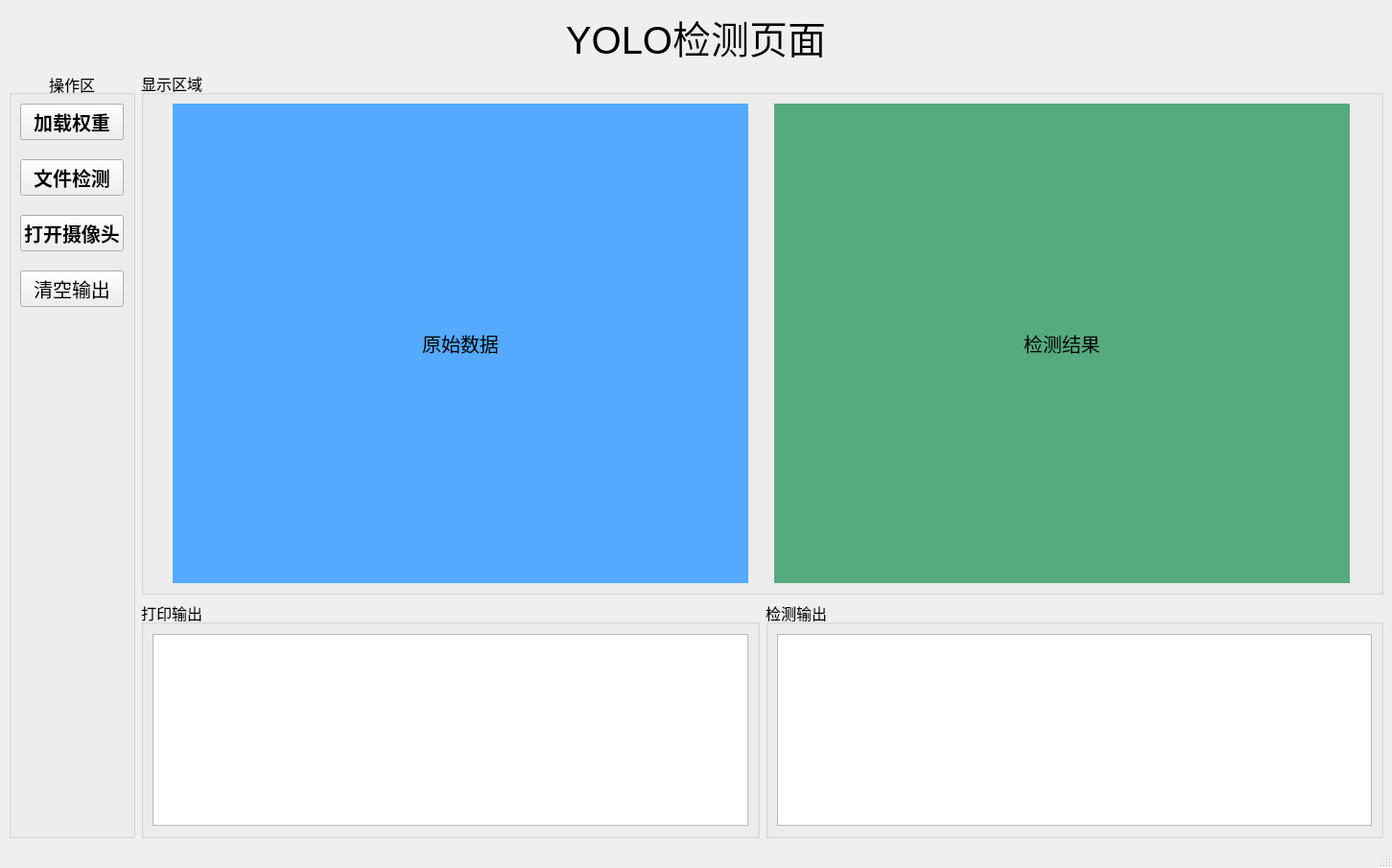
<?xml version="1.0" encoding="UTF-8"?>
<ui version="4.0">
 <class>MainWindow</class>
 <widget class="QMainWindow" name="MainWindow">
  <property name="geometry">
   <rect>
    <x>0</x>
    <y>0</y>
    <width>1451</width>
    <height>903</height>
   </rect>
  </property>
  <property name="windowTitle">
   <string>MainWindow</string>
  </property>
  <widget class="QWidget" name="centralwidget">
   <layout class="QVBoxLayout" name="verticalLayout_2">
    <item>
     <layout class="QHBoxLayout" name="horizontalLayout">
      <item>
       <widget class="QLabel" name="title_windows">
        <property name="minimumSize">
         <size>
          <width>0</width>
          <height>0</height>
         </size>
        </property>
        <property name="maximumSize">
         <size>
          <width>16777215</width>
          <height>100</height>
         </size>
        </property>
        <property name="font">
         <font>
          <pointsize>30</pointsize>
         </font>
        </property>
        <property name="text">
         <string>YOLO检测页面</string>
        </property>
        <property name="alignment">
         <set>Qt::AlignCenter</set>
        </property>
       </widget>
      </item>
     </layout>
    </item>
    <item>
     <layout class="QHBoxLayout" name="horizontalLayout_2">
      <item>
       <widget class="QGroupBox" name="groupBox">
        <property name="minimumSize">
         <size>
          <width>0</width>
          <height>800</height>
         </size>
        </property>
        <property name="maximumSize">
         <size>
          <width>200</width>
          <height>16777215</height>
         </size>
        </property>
        <property name="font">
         <font>
          <pointsize>12</pointsize>
         </font>
        </property>
        <property name="title">
         <string>操作区</string>
        </property>
        <property name="alignment">
         <set>Qt::AlignCenter</set>
        </property>
        <layout class="QVBoxLayout" name="verticalLayout">
         <property name="spacing">
          <number>20</number>
         </property>
         <item>
          <widget class="QPushButton" name="button_weights">
           <property name="font">
            <font>
             <pointsize>15</pointsize>
             <weight>75</weight>
             <bold>true</bold>
            </font>
           </property>
           <property name="cursor">
            <cursorShape>PointingHandCursor</cursorShape>
           </property>
           <property name="text">
            <string>加载权重</string>
           </property>
           <property name="icon">
            <iconset>
             <normaloff>resource/model.png</normaloff>resource/model.png</iconset>
           </property>
          </widget>
         </item>
         <item>
          <widget class="QPushButton" name="button_file">
           <property name="font">
            <font>
             <pointsize>15</pointsize>
             <weight>75</weight>
             <bold>true</bold>
            </font>
           </property>
           <property name="cursor">
            <cursorShape>PointingHandCursor</cursorShape>
           </property>
           <property name="text">
            <string>文件检测</string>
           </property>
           <property name="icon">
            <iconset>
             <normaloff>resource/file.png</normaloff>resource/file.png</iconset>
           </property>
          </widget>
         </item>
         <item>
          <widget class="QPushButton" name="button_camera">
           <property name="font">
            <font>
             <pointsize>15</pointsize>
             <weight>75</weight>
             <bold>true</bold>
            </font>
           </property>
           <property name="cursor">
            <cursorShape>PointingHandCursor</cursorShape>
           </property>
           <property name="text">
            <string>打开摄像头</string>
           </property>
           <property name="icon">
            <iconset>
             <normaloff>resource/camera.png</normaloff>resource/camera.png</iconset>
           </property>
          </widget>
         </item>
         <item>
          <widget class="QPushButton" name="button_clean">
           <property name="font">
            <font>
             <pointsize>15</pointsize>
            </font>
           </property>
           <property name="cursor">
            <cursorShape>PointingHandCursor</cursorShape>
           </property>
           <property name="text">
            <string>清空输出</string>
           </property>
           <property name="icon">
            <iconset>
             <normaloff>resource/clean.png</normaloff>resource/clean.png</iconset>
           </property>
          </widget>
         </item>
         <item>
          <spacer name="verticalSpacer">
           <property name="orientation">
            <enum>Qt::Vertical</enum>
           </property>
           <property name="sizeHint" stdset="0">
            <size>
             <width>20</width>
             <height>40</height>
            </size>
           </property>
          </spacer>
         </item>
        </layout>
       </widget>
      </item>
      <item>
       <layout class="QVBoxLayout" name="verticalLayout_4">
        <item>
         <widget class="QGroupBox" name="groupBox_2">
          <property name="font">
           <font>
            <pointsize>12</pointsize>
           </font>
          </property>
          <property name="title">
           <string>显示区域</string>
          </property>
          <layout class="QHBoxLayout" name="horizontalLayout_4">
           <item>
            <widget class="QLabel" name="show_raw">
             <property name="minimumSize">
              <size>
               <width>600</width>
               <height>500</height>
              </size>
             </property>
             <property name="maximumSize">
              <size>
               <width>600</width>
               <height>500</height>
              </size>
             </property>
             <property name="font">
              <font>
               <pointsize>15</pointsize>
              </font>
             </property>
             <property name="autoFillBackground">
              <bool>false</bool>
             </property>
             <property name="styleSheet">
              <string notr="true">background-color:rgb(85, 170, 255);</string>
             </property>
             <property name="text">
              <string>原始数据</string>
             </property>
             <property name="scaledContents">
              <bool>false</bool>
             </property>
             <property name="alignment">
              <set>Qt::AlignCenter</set>
             </property>
            </widget>
           </item>
           <item>
            <widget class="QLabel" name="show_result">
             <property name="minimumSize">
              <size>
               <width>600</width>
               <height>500</height>
              </size>
             </property>
             <property name="maximumSize">
              <size>
               <width>600</width>
               <height>500</height>
              </size>
             </property>
             <property name="font">
              <font>
               <pointsize>15</pointsize>
              </font>
             </property>
             <property name="autoFillBackground">
              <bool>false</bool>
             </property>
             <property name="styleSheet">
              <string notr="true">background-color:rgb(85, 170, 127);</string>
             </property>
             <property name="text">
              <string>检测结果</string>
             </property>
             <property name="alignment">
              <set>Qt::AlignCenter</set>
             </property>
            </widget>
           </item>
          </layout>
         </widget>
        </item>
        <item>
         <layout class="QHBoxLayout" name="horizontalLayout_3">
          <item>
           <widget class="QGroupBox" name="groupBox_3">
            <property name="font">
             <font>
              <pointsize>12</pointsize>
             </font>
            </property>
            <property name="title">
             <string>打印输出</string>
            </property>
            <layout class="QGridLayout" name="gridLayout">
             <item row="0" column="0">
              <widget class="QTextEdit" name="text_print">
               <property name="maximumSize">
                <size>
                 <width>16777215</width>
                 <height>200</height>
                </size>
               </property>
               <property name="readOnly">
                <bool>true</bool>
               </property>
               <property name="html">
                <string>&lt;!DOCTYPE HTML PUBLIC &quot;-//W3C//DTD HTML 4.0//EN&quot; &quot;http://www.w3.org/TR/REC-html40/strict.dtd&quot;&gt;
&lt;html&gt;&lt;head&gt;&lt;meta name=&quot;qrichtext&quot; content=&quot;1&quot; /&gt;&lt;style type=&quot;text/css&quot;&gt;
p, li { white-space: pre-wrap; }
&lt;/style&gt;&lt;/head&gt;&lt;body style=&quot; font-family:'SimSun'; font-size:12pt; font-weight:400; font-style:normal;&quot;&gt;
&lt;p style=&quot;-qt-paragraph-type:empty; margin-top:0px; margin-bottom:0px; margin-left:0px; margin-right:0px; -qt-block-indent:0; text-indent:0px;&quot;&gt;&lt;br /&gt;&lt;/p&gt;&lt;/body&gt;&lt;/html&gt;</string>
               </property>
              </widget>
             </item>
            </layout>
           </widget>
          </item>
          <item>
           <widget class="QGroupBox" name="groupBox_4">
            <property name="font">
             <font>
              <pointsize>12</pointsize>
             </font>
            </property>
            <property name="title">
             <string>检测输出</string>
            </property>
            <layout class="QGridLayout" name="gridLayout_2">
             <item row="0" column="0">
              <widget class="QTextEdit" name="text_detect">
               <property name="maximumSize">
                <size>
                 <width>16777215</width>
                 <height>200</height>
                </size>
               </property>
               <property name="readOnly">
                <bool>true</bool>
               </property>
              </widget>
             </item>
            </layout>
           </widget>
          </item>
         </layout>
        </item>
       </layout>
      </item>
     </layout>
    </item>
   </layout>
  </widget>
  <widget class="QStatusBar" name="statusbar"/>
 </widget>
 <resources/>
 <connections/>
</ui>
